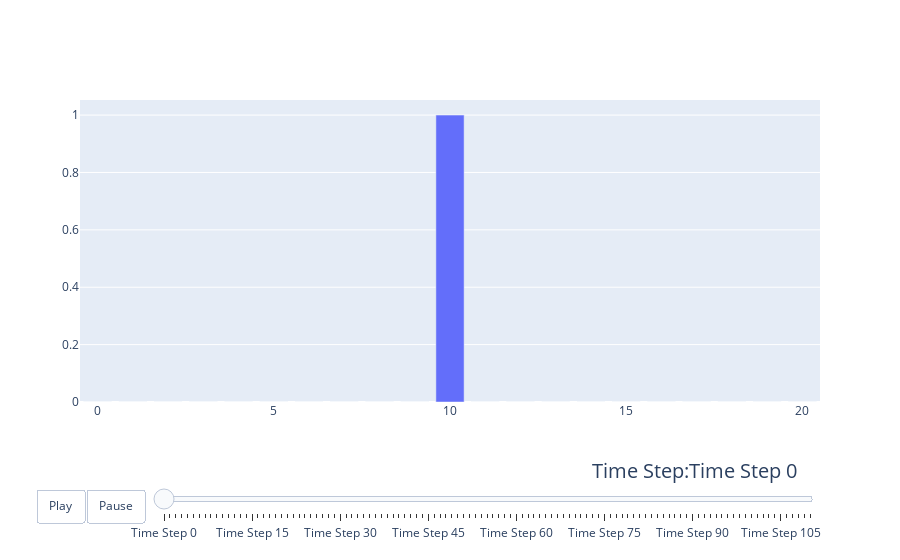

The notebook cell saved with this chart:
### Code cell
import plotly.graph_objs as go
from plotly.subplots import make_subplots
import numpy as np

# Create your array of probability distributions at different time steps.
# Let's assume you have a list of arrays called `distribution_data`, where each array represents a probability distribution.

# Create a figure with subplots
fig = make_subplots(rows=1, cols=1)

# Set up the initial plot (assuming distribution_data[0] is the initial distribution)
x = np.arange(len(vs[0]))  # Assuming your data is discrete
trace = go.Bar(x=x, y=vs[0], name='Time Step 0')

# Add the trace to the subplot
fig.add_trace(trace, row=1, col=1)

# Define initial animation duration
animation_duration = 100  # 1 second

# Function to update the plot for each frame of the animation
def update(frame):
    # Create a new trace for the current distribution
    new_trace = go.Bar(x=x, y=vs[frame], name=f'Time Step {frame}')

    # Update the subplot with the new trace
    fig.data = [new_trace]

    # Update the title
    fig.update_layout(title=f'Time Step {frame}')

# Create the animation
num_frames = len(vs)

animation_frames = [go.Frame(data=[go.Bar(x=x, y=vs[frame], name=f'Time Step {frame}')],
                            name=f'Time Step {frame}')
                    for frame in range(num_frames)]

fig.frames = animation_frames

# Define the layout for your plot
layout = go.Layout(
    updatemenus=[
        {
            'buttons': [
                {
                    'args': [None, {'frame': {'duration': animation_duration, 'redraw': True}, 'fromcurrent': True}],
                    'label': 'Play',
                    'method': 'animate',
                },
                {
                    'args': [[None], {'frame': {'duration': 0, 'redraw': True}, 'mode': 'immediate', 'transition': {'duration': 0}}],
                    'label': 'Pause',
                    'method': 'animate',
                },
            ],
            'direction': 'left',
            'pad': {'r': 10, 't': 87},
            'showactive': False,
            'type': 'buttons',
            'x': 0.1,
            'xanchor': 'right',
            'y': 0,
            'yanchor': 'top',
        },
    ],
    sliders=[{
        'active': 0,
        'yanchor': 'top',
        'xanchor': 'left',
        'currentvalue': {
            'font': {'size': 20},
            'prefix': 'Time Step:',
            'visible': True,
            'xanchor': 'right',
        },
        'transition': {'duration': 300, 'easing': 'cubic-in-out'},
        'pad': {'b': 10, 't': 50},
        'len': 0.9,
        'x': 0.1,
        'y': 0,
        'steps': [{'args': [[f'Time Step {frame}'], {'frame': {'duration': 0, 'redraw': True}, 'mode': 'immediate'}],
                   'label': f'Time Step {frame}',
                   'method': 'animate'} for frame in range(num_frames)],
    }],
)

fig.update_layout(layout)

# Show the animation
fig.show()

### Figure 1 — Plotly figure (JSON) as saved in the notebook; plotly's stock layout.template omitted (floating-point values rounded to 4 significant figures)
{"data": [{"name": "Time Step 0", "type": "bar", "x": [0, 1, 2, 3, 4, 5, 6, 7, 8, 9, 10, 11, 12, 13, 14, 15, 16, 17, 18, 19, 20], "xaxis": "x", "y": [0, 0, 0, 0, 0, 0, 0, 0, 0, 0, 1, 0, 0, 0, 0, 0, 0, 0, 0, 0, 0], "yaxis": "y"}], "layout": {"sliders": [{"active": 0, "currentvalue": {"font": {"size": 20}, "prefix": "Time Step:", "visible": true, "xanchor": "right"}, "len": 0.9, "pad": {"b": 10, "t": 50}, "steps": [{"args": [["Time Step 0"], {"frame": {"duration": 0, "redraw": true}, "mode": "immediate"}], "label": "Time Step 0", "method": "animate"}, {"args": [["Time Step 1"], {"frame": {"duration": 0, "redraw": true}, "mode": "immediate"}], "label": "Time Step 1", "method": "animate"}, {"args": [["Time Step 2"], {"frame": {"duration": 0, "redraw": true}, "mode": "immediate"}], "label": "Time Step 2", "method": "animate"}, {"args": [["Time Step 3"], {"frame": {"duration": 0, "redraw": true}, "mode": "immediate"}], "label": "Time Step 3", "method": "animate"}, {"args": [["Time Step 4"], {"frame": {"duration": 0, "redraw": true}, "mode": "immediate"}], "label": "Time Step 4", "method": "animate"}, {"args": [["Time Step 5"], {"frame": {"duration": 0, "redraw": true}, "mode": "immediate"}], "label": "Time Step 5", "method": "animate"}, {"args": [["Time Step 6"], {"frame": {"duration": 0, "redraw": true}, "mode": "immediate"}], "label": "Time Step 6", "method": "animate"}, {"args": [["Time Step 7"], {"frame": {"duration": 0, "redraw": true}, "mode": "immediate"}], "label": "Time Step 7", "method": "animate"}, {"args": [["Time Step 8"], {"frame": {"duration": 0, "redraw": true}, "mode": "immediate"}], "label": "Time Step 8", "method": "animate"}, {"args": [["Time Step 9"], {"frame": {"duration": 0, "redraw": true}, "mode": "immediate"}], "label": "Time Step 9", "method": "animate"}, {"args": [["Time Step 10"], {"frame": {"duration": 0, "redraw": true}, "mode": "immediate"}], "label": "Time Step 10", "method": "animate"}, {"args": [["Time Step 11"], {"frame": {"duration": 0, "redraw": true}, "mode": "immediate"}], "label": "Time Step 11", "method": "animate"}, {"args": [["Time Step 12"], {"frame": {"duration": 0, "redraw": true}, "mode": "immediate"}], "label": "Time Step 12", "method": "animate"}, {"args": [["Time Step 13"], {"frame": {"duration": 0, "redraw": true}, "mode": "immediate"}], "label": "Time Step 13", "method": "animate"}, {"args": [["Time Step 14"], {"frame": {"duration": 0, "redraw": true}, "mode": "immediate"}], "label": "Time Step 14", "method": "animate"}, {"args": [["Time Step 15"], {"frame": {"duration": 0, "redraw": true}, "mode": "immediate"}], "label": "Time Step 15", "method": "animate"}, {"args": [["Time Step 16"], {"frame": {"duration": 0, "redraw": true}, "mode": "immediate"}], "label": "Time Step 16", "method": "animate"}, {"args": [["Time Step 17"], {"frame": {"duration": 0, "redraw": true}, "mode": "immediate"}], "label": "Time Step 17", "method": "animate"}, {"args": [["Time Step 18"], {"frame": {"duration": 0, "redraw": true}, "mode": "immediate"}], "label": "Time Step 18", "method": "animate"}, {"args": [["Time Step 19"], {"frame": {"duration": 0, "redraw": true}, "mode": "immediate"}], "label": "Time Step 19", "method": "animate"}, {"args": [["Time Step 20"], {"frame": {"duration": 0, "redraw": true}, "mode": "immediate"}], "label": "Time Step 20", "method": "animate"}, {"args": [["Time Step 21"], {"frame": {"duration": 0, "redraw": true}, "mode": "immediate"}], "label": "Time Step 21", "method": "animate"}, {"args": [["Time Step 22"], {"frame": {"duration": 0, "redraw": true}, "mode": "immediate"}], "label": "Time Step 22", "method": "animate"}, {"args": [["Time Step 23"], {"frame": {"duration": 0, "redraw": true}, "mode": "immediate"}], "label": "Time Step 23", "method": "animate"}, {"args": [["Time Step 24"], {"frame": {"duration": 0, "redraw": true}, "mode": "immediate"}], "label": "Time Step 24", "method": "animate"}, {"args": [["Time Step 25"], {"frame": {"duration": 0, "redraw": true}, "mode": "immediate"}], "label": "Time Step 25", "method": "animate"}, {"args": [["Time Step 26"], {"frame": {"duration": 0, "redraw": true}, "mode": "immediate"}], "label": "Time Step 26", "method": "animate"}, {"args": [["Time Step 27"], {"frame": {"duration": 0, "redraw": true}, "mode": "immediate"}], "label": "Time Step 27", "method": "animate"}, {"args": [["Time Step 28"], {"frame": {"duration": 0, "redraw": true}, "mode": "immediate"}], "label": "Time Step 28", "method": "animate"}, {"args": [["Time Step 29"], {"frame": {"duration": 0, "redraw": true}, "mode": "immediate"}], "label": "Time Step 29", "method": "animate"}, {"args": [["Time Step 30"], {"frame": {"duration": 0, "redraw": true}, "mode": "immediate"}], "label": "Time Step 30", "method": "animate"}, {"args": [["Time Step 31"], {"frame": {"duration": 0, "redraw": true}, "mode": "immediate"}], "label": "Time Step 31", "method": "animate"}, {"args": [["Time Step 32"], {"frame": {"duration": 0, "redraw": true}, "mode": "immediate"}], "label": "Time Step 32", "method": "animate"}, {"args": [["Time Step 33"], {"frame": {"duration": 0, "redraw": true}, "mode": "immediate"}], "label": "Time Step 33", "method": "animate"}, {"args": [["Time Step 34"], {"frame": {"duration": 0, "redraw": true}, "mode": "immediate"}], "label": "Time Step 34", "method": "animate"}, {"args": [["Time Step 35"], {"frame": {"duration": 0, "redraw": true}, "mode": "immediate"}], "label": "Time Step 35", "method": "animate"}, {"args": [["Time Step 36"], {"frame": {"duration": 0, "redraw": true}, "mode": "immediate"}], "label": "Time Step 36", "method": "animate"}, {"args": [["Time Step 37"], {"frame": {"duration": 0, "redraw": true}, "mode": "immediate"}], "label": "Time Step 37", "method": "animate"}, {"args": [["Time Step 38"], {"frame": {"duration": 0, "redraw": true}, "mode": "immediate"}], "label": "Time Step 38", "method": "animate"}, {"args": [["Time Step 39"], {"frame": {"duration": 0, "redraw": true}, "mode": "immediate"}], "label": "Time Step 39", "method": "animate"}, {"args": [["Time Step 40"], {"frame": {"duration": 0, "redraw": true}, "mode": "immediate"}], "label": "Time Step 40", "method": "animate"}, {"args": [["Time Step 41"], {"frame": {"duration": 0, "redraw": true}, "mode": "immediate"}], "label": "Time Step 41", "method": "animate"}, {"args": [["Time Step 42"], {"frame": {"duration": 0, "redraw": true}, "mode": "immediate"}], "label": "Time Step 42", "method": "animate"}, {"args": [["Time Step 43"], {"frame": {"duration": 0, "redraw": true}, "mode": "immediate"}], "label": "Time Step 43", "method": "animate"}, {"args": [["Time Step 44"], {"frame": {"duration": 0, "redraw": true}, "mode": "immediate"}], "label": "Time Step 44", "method": "animate"}, {"args": [["Time Step 45"], {"frame": {"duration": 0, "redraw": true}, "mode": "immediate"}], "label": "Time Step 45", "method": "animate"}, {"args": [["Time Step 46"], {"frame": {"duration": 0, "redraw": true}, "mode": "immediate"}], "label": "Time Step 46", "method": "animate"}, {"args": [["Time Step 47"], {"frame": {"duration": 0, "redraw": true}, "mode": "immediate"}], "label": "Time Step 47", "method": "animate"}, {"args": [["Time Step 48"], {"frame": {"duration": 0, "redraw": true}, "mode": "immediate"}], "label": "Time Step 48", "method": "animate"}, {"args": [["Time Step 49"], {"frame": {"duration": 0, "redraw": true}, "mode": "immediate"}], "label": "Time Step 49", "method": "animate"}, {"args": [["Time Step 50"], {"frame": {"duration": 0, "redraw": true}, "mode": "immediate"}], "label": "Time Step 50", "method": "animate"}, {"args": [["Time Step 51"], {"frame": {"duration": 0, "redraw": true}, "mode": "immediate"}], "label": "Time Step 51", "method": "animate"}, {"args": [["Time Step 52"], {"frame": {"duration": 0, "redraw": true}, "mode": "immediate"}], "label": "Time Step 52", "method": "animate"}, {"args": [["Time Step 53"], {"frame": {"duration": 0, "redraw": true}, "mode": "immediate"}], "label": "Time Step 53", "method": "animate"}, {"args": [["Time Step 54"], {"frame": {"duration": 0, "redraw": true}, "mode": "immediate"}], "label": "Time Step 54", "method": "animate"}, {"args": [["Time Step 55"], {"frame": {"duration": 0, "redraw": true}, "mode": "immediate"}], "label": "Time Step 55", "method": "animate"}, {"args": [["Time Step 56"], {"frame": {"duration": 0, "redraw": true}, "mode": "immediate"}], "label": "Time Step 56", "method": "animate"}, {"args": [["Time Step 57"], {"frame": {"duration": 0, "redraw": true}, "mode": "immediate"}], "label": "Time Step 57", "method": "animate"}, {"args": [["Time Step 58"], {"frame": {"duration": 0, "redraw": true}, "mode": "immediate"}], "label": "Time Step 58", "method": "animate"}, {"args": [["Time Step 59"], {"frame": {"duration": 0, "redraw": true}, "mode": "immediate"}], "label": "Time Step 59", "method": "animate"}, {"args": [["Time Step 60"], {"frame": {"duration": 0, "redraw": true}, "mode": "immediate"}], "label": "Time Step 60", "method": "animate"}, {"args": [["Time Step 61"], {"frame": {"duration": 0, "redraw": true}, "mode": "immediate"}], "label": "Time Step 61", "method": "animate"}, {"args": [["Time Step 62"], {"frame": {"duration": 0, "redraw": true}, "mode": "immediate"}], "label": "Time Step 62", "method": "animate"}, {"args": [["Time Step 63"], {"frame": {"duration": 0, "redraw": true}, "mode": "immediate"}], "label": "Time Step 63", "method": "animate"}, {"args": [["Time Step 64"], {"frame": {"duration": 0, "redraw": true}, "mode": "immediate"}], "label": "Time Step 64", "method": "animate"}, {"args": [["Time Step 65"], {"frame": {"duration": 0, "redraw": true}, "mode": "immediate"}], "label": "Time Step 65", "method": "animate"}, {"args": [["Time Step 66"], {"frame": {"duration": 0, "redraw": true}, "mode": "immediate"}], "label": "Time Step 66", "method": "animate"}, {"args": [["Time Step 67"], {"frame": {"duration": 0, "redraw": true}, "mode": "immediate"}], "label": "Time Step 67", "method": "animate"}, {"args": [["Time Step 68"], {"frame": {"duration": 0, "redraw": true}, "mode": "immediate"}], "label": "Time Step 68", "method": "animate"}, {"args": [["Time Step 69"], {"frame": {"duration": 0, "redraw": true}, "mode": "immediate"}], "label": "Time Step 69", "method": "animate"}, {"args": [["Time Step 70"], {"frame": {"duration": 0, "redraw": true}, "mode": "immediate"}], "label": "Time Step 70", "method": "animate"}, {"args": [["Time Step 71"], {"frame": {"duration": 0, "redraw": true}, "mode": "immediate"}], "label": "Time Step 71", "method": "animate"}, {"args": [["Time Step 72"], {"frame": {"duration": 0, "redraw": true}, "mode": "immediate"}], "label": "Time Step 72", "method": "animate"}, {"args": [["Time Step 73"], {"frame": {"duration": 0, "redraw": true}, "mode": "immediate"}], "label": "Time Step 73", "method": "animate"}, {"args": [["Time Step 74"], {"frame": {"duration": 0, "redraw": true}, "mode": "immediate"}], "label": "Time Step 74", "method": "animate"}, {"args": [["Time Step 75"], {"frame": {"duration": 0, "redraw": true}, "mode": "immediate"}], "label": "Time Step 75", "method": "animate"}, {"args": [["Time Step 76"], {"frame": {"duration": 0, "redraw": true}, "mode": "immediate"}], "label": "Time Step 76", "method": "animate"}, {"args": [["Time Step 77"], {"frame": {"duration": 0, "redraw": true}, "mode": "immediate"}], "label": "Time Step 77", "method": "animate"}, {"args": [["Time Step 78"], {"frame": {"duration": 0, "redraw": true}, "mode": "immediate"}], "label": "Time Step 78", "method": "animate"}, {"args": [["Time Step 79"], {"frame": {"duration": 0, "redraw": true}, "mode": "immediate"}], "label": "Time Step 79", "method": "animate"}, {"args": [["Time Step 80"], {"frame": {"duration": 0, "redraw": true}, "mode": "immediate"}], "label": "Time Step 80", "method": "animate"}, {"args": [["Time Step 81"], {"frame": {"duration": 0, "redraw": true}, "mode": "immediate"}], "label": "Time Step 81", "method": "animate"}, {"args": [["Time Step 82"], {"frame": {"duration": 0, "redraw": true}, "mode": "immediate"}], "label": "Time Step 82", "method": "animate"}, {"args": [["Time Step 83"], {"frame": {"duration": 0, "redraw": true}, "mode": "immediate"}], "label": "Time Step 83", "method": "animate"}, {"args": [["Time Step 84"], {"frame": {"duration": 0, "redraw": true}, "mode": "immediate"}], "label": "Time Step 84", "method": "animate"}, {"args": [["Time Step 85"], {"frame": {"duration": 0, "redraw": true}, "mode": "immediate"}], "label": "Time Step 85", "method": "animate"}, {"args": [["Time Step 86"], {"frame": {"duration": 0, "redraw": true}, "mode": "immediate"}], "label": "Time Step 86", "method": "animate"}, {"args": [["Time Step 87"], {"frame": {"duration": 0, "redraw": true}, "mode": "immediate"}], "label": "Time Step 87", "method": "animate"}, {"args": [["Time Step 88"], {"frame": {"duration": 0, "redraw": true}, "mode": "immediate"}], "label": "Time Step 88", "method": "animate"}, {"args": [["Time Step 89"], {"frame": {"duration": 0, "redraw": true}, "mode": "immediate"}], "label": "Time Step 89", "method": "animate"}, {"args": [["Time Step 90"], {"frame": {"duration": 0, "redraw": true}, "mode": "immediate"}], "label": "Time Step 90", "method": "animate"}, {"args": [["Time Step 91"], {"frame": {"duration": 0, "redraw": true}, "mode": "immediate"}], "label": "Time Step 91", "method": "animate"}, {"args": [["Time Step 92"], {"frame": {"duration": 0, "redraw": true}, "mode": "immediate"}], "label": "Time Step 92", "method": "animate"}, {"args": [["Time Step 93"], {"frame": {"duration": 0, "redraw": true}, "mode": "immediate"}], "label": "Time Step 93", "method": "animate"}, {"args": [["Time Step 94"], {"frame": {"duration": 0, "redraw": true}, "mode": "immediate"}], "label": "Time Step 94", "method": "animate"}, {"args": [["Time Step 95"], {"frame": {"duration": 0, "redraw": true}, "mode": "immediate"}], "label": "Time Step 95", "method": "animate"}, {"args": [["Time Step 96"], {"frame": {"duration": 0, "redraw": true}, "mode": "immediate"}], "label": "Time Step 96", "method": "animate"}, {"args": [["Time Step 97"], {"frame": {"duration": 0, "redraw": true}, "mode": "immediate"}], "label": "Time Step 97", "method": "animate"}, {"args": [["Time Step 98"], {"frame": {"duration": 0, "redraw": true}, "mode": "immediate"}], "label": "Time Step 98", "method": "animate"}, {"args": [["Time Step 99"], {"frame": {"duration": 0, "redraw": true}, "mode": "immediate"}], "label": "Time Step 99", "method": "animate"}, {"args": [["Time Step 100"], {"frame": {"duration": 0, "redraw": true}, "mode": "immediate"}], "label": "Time Step 100", "method": "animate"}, {"args": [["Time Step 101"], {"frame": {"duration": 0, "redraw": true}, "mode": "immediate"}], "label": "Time Step 101", "method": "animate"}, {"args": [["Time Step 102"], {"frame": {"duration": 0, "redraw": true}, "mode": "immediate"}], "label": "Time Step 102", "method": "animate"}, {"args": [["Time Step 103"], {"frame": {"duration": 0, "redraw": true}, "mode": "immediate"}], "label": "Time Step 103", "method": "animate"}, {"args": [["Time Step 104"], {"frame": {"duration": 0, "redraw": true}, "mode": "immediate"}], "label": "Time Step 104", "method": "animate"}, {"args": [["Time Step 105"], {"frame": {"duration": 0, "redraw": true}, "mode": "immediate"}], "label": "Time Step 105", "method": "animate"}, {"args": [["Time Step 106"], {"frame": {"duration": 0, "redraw": true}, "mode": "immediate"}], "label": "Time Step 106", "method": "animate"}, {"args": [["Time Step 107"], {"frame": {"duration": 0, "redraw": true}, "mode": "immediate"}], "label": "Time Step 107", "method": "animate"}, {"args": [["Time Step 108"], {"frame": {"duration": 0, "redraw": true}, "mode": "immediate"}], "label": "Time Step 108", "method": "animate"}, {"args": [["Time Step 109"], {"frame": {"duration": 0, "redraw": true}, "mode": "immediate"}], "label": "Time Step 109", "method": "animate"}, {"args": [["Time Step 110"], {"frame": {"duration": 0, "redraw": true}, "mode": "immediate"}], "label": "Time Step 110", "method": "animate"}], "transition": {"duration": 300, "easing": "cubic-in-out"}, "x": 0.1, "xanchor": "left", "y": 0, "yanchor": "top"}], "updatemenus": [{"buttons": [{"args": [null, {"frame": {"duration": 100, "redraw": true}, "fromcurrent": true}], "label": "Play", "method": "animate"}, {"args": [[null], {"frame": {"duration": 0, "redraw": true}, "mode": "immediate", "transition": {"duration": 0}}], "label": "Pause", "method": "animate"}], "direction": "left", "pad": {"r": 10, "t": 87}, "showactive": false, "type": "buttons", "x": 0.1, "xanchor": "right", "y": 0, "yanchor": "top"}], "xaxis": {"anchor": "y", "domain": [0, 1]}, "yaxis": {"anchor": "x", "domain": [0, 1]}}}
